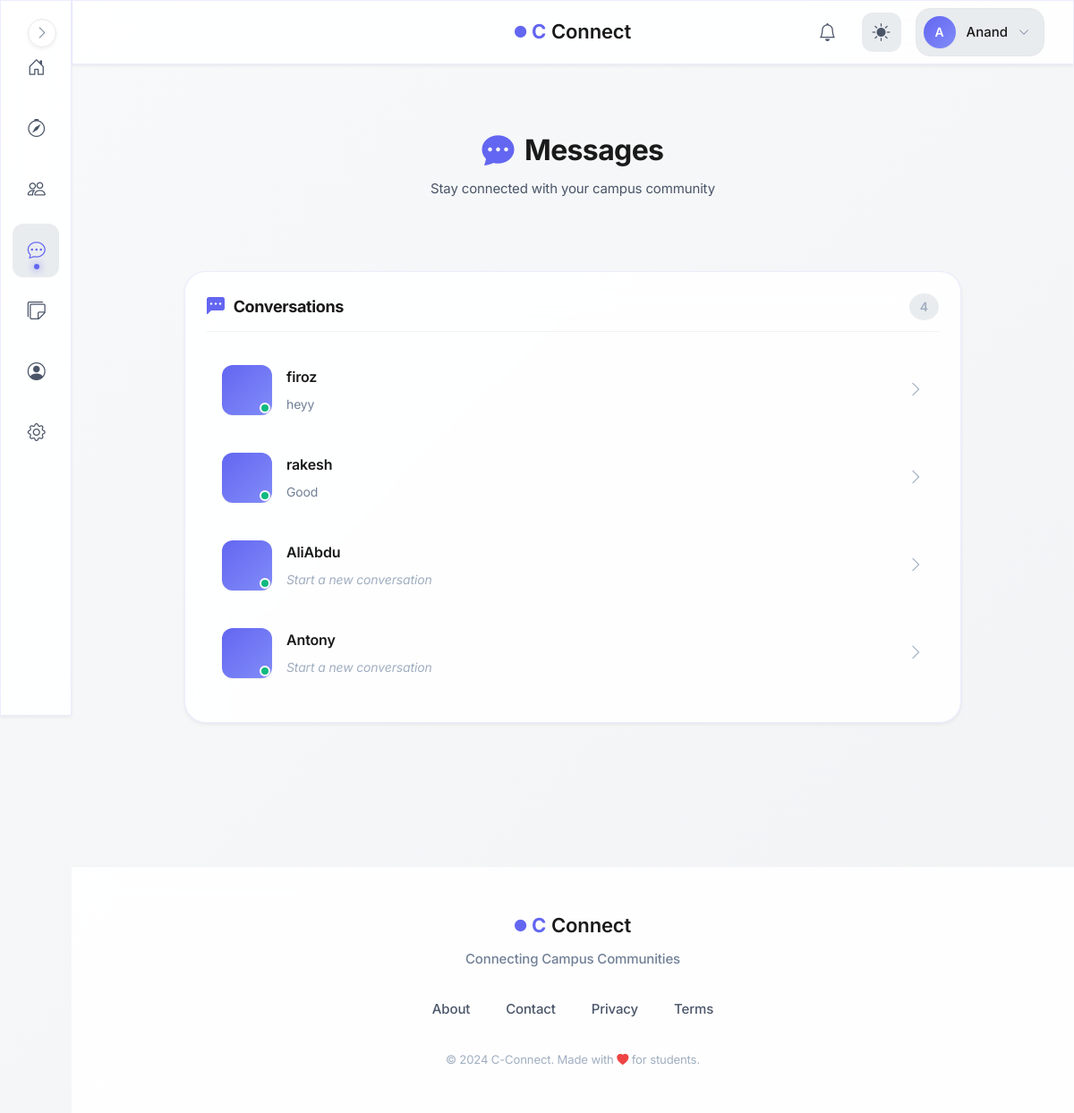
Screenshot of /messages/ (signed in) with the database file from the repository.
### models.py (models this page shows, shortened)
class User(UserMixin, db.Model):
    id = db.Column(db.Integer, primary_key=True, autoincrement=True)  # Unique identifier
    username = db.Column(db.String(100), nullable=False)  # Name of the user (later can add this unique if needed)
    email = db.Column(db.String(120), nullable=False, unique=True)  # Email of the user
    password = db.Column(db.String(200), nullable=False)  # Passwords not hashed yet (done in setup_db.py)
    created_at = db.Column(db.DateTime, default=db.func.now())  # Timestamp of account creation
    last_login = db.Column(db.DateTime, nullable=True)  # Timestamp of last login
    pass

class Message(db.Model):
    id = db.Column(db.Integer, primary_key=True)
    sender_id = db.Column(db.Integer, db.ForeignKey("user.id"), nullable=False)
    receiver_id = db.Column(db.Integer, db.ForeignKey("user.id"), nullable=False)
    content = db.Column(db.Text, nullable=False)
    created_at = db.Column(db.DateTime, default=db.func.now(), index=True)
    expires_at = db.Column(db.DateTime, index=True)
    is_saved = db.Column(db.Boolean, default=False)

### blueprints/messages/routes.py (the view)
@messages.route("/")
@login_required
def inbox():
    cleanup_expired_messages()
    connections = Connection.query.filter(
        Connection.user_id == current_user.id,
        Connection.status.in_(['accepted', 'connected'])
    ).all()
    incoming_connections = Connection.query.filter(
        Connection.target_user_id == current_user.id,
        Connection.status.in_(['accepted', 'connected'])
    ).all()
    connected_user_ids = set()
    for conn in connections + incoming_connections:
        other_id = conn.target_user_id if conn.user_id == current_user.id else conn.user_id
        connected_user_ids.add(other_id)
    connected_users = User.query.filter(User.id.in_(connected_user_ids)).all()
    incoming_requests = Connection.query.filter(
        Connection.target_user_id == current_user.id,
        Connection.status == 'pending'
    ).all()
    incoming_users = User.query.filter(
        User.id.in_([req.user_id for req in incoming_requests])
    ).all()
    chat_previews = {}
    messages = Message.query.filter(
        (Message.sender_id == current_user.id) |
        (Message.receiver_id == current_user.id)
    ).order_by(desc(Message.created_at)).all()
    seen_users = set()
    for msg in messages:
        other_id = msg.receiver_id if msg.sender_id == current_user.id else msg.sender_id
        if other_id in connected_user_ids and other_id not in seen_users:
            chat_previews[other_id] = msg  #  CORRECT last message
            seen_users.add(other_id)
    connected_users_sorted = []
    for user_id in sorted(chat_previews.keys(),
                        key=lambda x: chat_previews[x].created_at, reverse=True):
        user = User.query.get(user_id)
        if user:
            connected_users_sorted.append(user)
    for user in connected_users:
        if user.id not in chat_previews:
            connected_users_sorted.append(user)
    connected_users = connected_users_sorted
    return render_template("messages/inbox.html",
                        connected_users=connected_users,
                        incoming_requests=incoming_requests,
                        incoming_users=incoming_users,
                        chat_previews=chat_previews,
                        profile=profile
                    )

### blueprints/auth/__init__.py (called while the page is built)
@login_manager.user_loader
def load_user(user_id):
    from models import User  # Importing User model for querying  (import here to avoid circular imports)
    return User.query.get(int(user_id))

@auth.after_app_request
def add_header(response):
    if current_user.is_authenticated and request.blueprint == 'auth':
        response.headers['Cache-Control'] = 'no-store, no-cache, must-revalidate, post-check=0, pre-check=0, max-age=0'
        response.headers['Pragma'] = 'no-cache'
        response.headers['Expires'] = '-1'
    return response

### factory_helpers.py (called while the page is built, shortened)
def register_security_headers(app):
    @app.after_request
    def set_secure_headers(response):
        response.headers['Content-Security-Policy'] = (
            "default-src 'self'; "
            "img-src 'self' data: blob: https:; "# Allow external images
            "style-src 'self' 'unsafe-inline' https:; "# ADD https: for CDNs
            "script-src 'self' 'unsafe-inline' https:; "# ADD https: for JS
            "font-src 'self' https: data:; "# Google Fonts
            "connect-src 'self' https:;"  # ← ADD https: for CDNs/maps
        )
        response.headers['X-Content-Type-Options'] = 'nosniff'
        response.headers['X-Frame-Options'] = 'DENY'
        response.headers['Referrer-Policy'] = 'strict-origin-when-cross-origin'
        response.headers['Permissions-Policy'] = 'geolocation=(), microphone=()'
        return response

def register_daily_cleanup(app):
    if not hasattr(app, "_last_notification_cleanup"):
        app._last_notification_cleanup = None
    @app.before_request
    def daily_cleanup():
        now = datetime.now(timezone.utc)
        last = getattr(app, "_last_notification_cleanup", None)
        if last is None or (now - last).days >= 1:
            from blueprints.notifications.service import cleanup_old_notifications
            deleted = cleanup_old_notifications()
            app.logger.info(f"Cleaned up {deleted} old notifications.")
            app._last_notification_cleanup = now

def register_profilevisit_cleanup(app):
    last_cleanup = {'t': 0}
    @app.before_request
    def cleanup_visits():
        now = time.time()
        if now - last_cleanup['t'] < 3600:  # run once every hour
            return

def cleanup_expired_messages(): #message cleanup helper function
    Message.query.filter(
        Message.expires_at < datetime.now(timezone.utc),
        Message.is_saved == False
    ).delete()
    db.session.commit()

### blueprints/messages/templates/messages/inbox.html (shortened to what this page needs)
{% extends "base.html" %}
{% block body %}
<div class="messages-page">
    <header class="messages-page__header">
        <h1 class="messages-page__title">
            <i class="bi bi-chat-dots-fill"></i>
            Messages
        </h1>
        <p class="messages-page__subtitle">Stay connected with your campus community</p>
    </header>
    {% if connected_users %}
    <section class="messages-section">
        <div class="messages-section__header">
            <h2 class="messages-section__title">
                <i class="bi bi-chat-left-dots-fill"></i>
                Conversations
            </h2>
            <span class="messages-section__count">{{ connected_users|length }}</span>
        </div>
        <div class="conversations-list">
            {% for user in connected_users %}
            <a href="{{ url_for('messages.chat', user_id=user.id) }}" class="conversation-item">
                <div class="conversation-item__avatar">
                    {% set profile_picture = profile.query.filter_by(user_id=user.id).first().profile_picture %}
                </div>
                <div class="conversation-item__content">
                    <div class="conversation-item__header">
                        <div class="conversation-item__name">{{ user.username }}</div>
                    </div>
                    {% if chat_previews and chat_previews[user.id] %}
                        <div class="conversation-item__preview">
                            {{ chat_previews[user.id].content[:60] }}{% if chat_previews[user.id].content|length > 60 %}...{% endif %}
                        </div>
                    {% else %}
                        <div class="conversation-item__preview conversation-item__preview--empty">
                            Start a new conversation
                        </div>
                    {% endif %}
                </div>
                <i class="bi bi-chevron-right conversation-item__arrow"></i>
            </a>
            {% endfor %}
        </div>
    </section>
    {% endif %}
</div>
{% endblock %}

### templates/base.html (shortened to what this page needs)
<!DOCTYPE html>
<html lang="en">
<head>
    <link rel="stylesheet" href="https://cdn.jsdelivr.net/npm/bootstrap-icons@1.11.1/font/bootstrap-icons.css">
    <link href="https://cdn.jsdelivr.net/npm/bootstrap@5.3.2/dist/css/bootstrap.min.css" rel="stylesheet">
    <link rel="stylesheet" href="{{ url_for('static', filename='css/global.css') }}">
</head>
<body>
    {% if current_user.is_authenticated %}
        <aside class="sidebar glass-effect" id="sidebar">
            <nav class="sidebar__nav">
                <a href="{{ url_for('main.dashboard') }}" class="sidebar__link" data-tooltip="Dashboard">
                    <div class="sidebar__link-icon">
                        <i class="bi bi-house-door"></i>
                    </div>
                </a>
                <a href="{{ url_for('main.search_page') }}" class="sidebar__link" data-tooltip="Discover">
                    <div class="sidebar__link-icon">
                        <i class="bi bi-compass"></i>
                    </div>
                </a>
                <a href="{{ url_for('connections.connections_home') }}" class="sidebar__link" data-tooltip="Connections">
                    <div class="sidebar__link-icon">
                        <i class="bi bi-people"></i>
                    </div>
                </a>
                <a href="{{ url_for('messages.inbox') }}" class="sidebar__link" data-tooltip="Messages">
                    <div class="sidebar__link-icon">
                        <i class="bi bi-chat-dots"></i>
                    </div>
                </a>
                <a href="/campus-board" class="sidebar__link" data-tooltip="Messages">
                    <div class="sidebar__link-icon">
                        <i class="bi bi-stickies"></i>
                    </div>
                </a>
                <a href="{{ url_for('auth.profile') }}" class="sidebar__link" data-tooltip="Profile">
                    <div class="sidebar__link-icon">
                        <i class="bi bi-person-circle"></i>
                    </div>
                </a>
                <a href="{{ url_for('main.settings') }}" class="sidebar__link" data-tooltip="Settings">
                    <div class="sidebar__link-icon">
                        <i class="bi bi-gear"></i>
                    </div>
                </a>
            </nav>
            <button class="sidebar__toggle" id="sidebarToggle" aria-label="Toggle sidebar">
                <i class="bi bi-chevron-right"></i>
            </button>
        </aside>
        <header class="topbar glass-effect">
            <div class="topbar__container">
                <div class="topbar__center">
                    <a href="{{ url_for('main.home') }}" class="topbar__brand">
                        <span class="brand-icon-small">
                            <i class="bi bi-circle-fill"></i>
                        </span>
                        <span class="brand-c">C</span>
                        <span class="brand-text">Connect</span>
                    </a>
                </div>
                <div class="topbar__actions">
                    <a href="{{ url_for('notifications.notifications_list') }}" class="topbar__icon-btn" aria-label="Notifications">
                        <i class="bi bi-bell"></i>
                        {% set unread = current_user.notifications | selectattr("is_read", "equalto", False) | list %}
                    </a>
                    <button class="topbar__icon-btn topbar__theme-toggle" id="themeToggle" aria-label="Toggle theme">
                        <i class="bi bi-sun-fill" id="themeIcon"></i>
                    </button>
                    <div class="topbar__profile" id="profileDropdown">
                        <button class="topbar__profile-btn" aria-label="Profile menu">
                            <div class="topbar__avatar">
                                {{ current_user.username[0].upper() }}
                            </div>
                            <span class="topbar__username">{{ current_user.username }}</span>
                            <i class="bi bi-chevron-down topbar__profile-arrow"></i>
                        </button>
                    </div>
                </div>
            </div>
        </header>
    {% endif %}
    <main class="main-content">
        {% block body %}{% endblock %}
    </main>
    <footer class="footer">
        <div class="footer__container">
            <div class="footer__brand">
                <div class="footer__logo">
                    <span class="brand-icon-small">
                        <i class="bi bi-circle-fill"></i>
                    </span>
                    <span class="brand-c">C</span>
                    <span class="brand-text">Connect</span>
                </div>
                <p class="footer__tagline">Connecting Campus Communities</p>
            </div>
            <div class="footer__links">
                <a href="{{ url_for('main.about') }}" class="footer__link">About</a>
                <a href="{{ url_for('main.contact') }}" class="footer__link">Contact</a>
                <a href="#" class="footer__link">Privacy</a>
                <a href="#" class="footer__link">Terms</a>
            </div>
            <div class="footer__credits">
                <small>&copy; 2024 C-Connect. Made with <i class="bi bi-heart-fill"></i> for students.</small>
            </div>
        </div>
    </footer>
</body>
</html>

### blueprints/messages/templates/messages/inbox.html (style rules this page uses)
.messages-page { max-width: 900px; margin: 0 auto; padding: 0 1rem 2rem; animation: fadeIn 0.6s ease; }
.messages-page__header { text-align: center; margin-bottom: 2rem; padding: 2rem 0; }
.messages-page__title { font-size: 2rem; font-weight: 700; color: var(--text-primary); display: flex; align-items: center; justify-content: center; gap: 0.75rem; margin-bottom: 0.5rem; }
.messages-page__title i { color: var(--primary-color); font-size: 2.25rem; }
.messages-page__subtitle { font-size: 0.9375rem; color: var(--text-secondary); }
.messages-section { background: var(--glass-bg); backdrop-filter: blur(20px); border: 1px solid var(--glass-border); border-radius: var(--radius-xl); padding: 1.5rem; margin-bottom: 1.5rem; box-shadow: var(--shadow-sm); }
.messages-section__header { display: flex; align-items: center; justify-content: space-between; margin-bottom: 1.25rem; padding-bottom: 0.75rem; border-bottom: 1px solid var(--border-subtle); }
.messages-section__title { font-size: 1.125rem; font-weight: 700; color: var(--text-primary); display: flex; align-items: center; gap: 0.625rem; margin: 0; }
.messages-section__title i { color: var(--primary-color); font-size: 1.25rem; }
.messages-section__count { font-size: 0.875rem; color: var(--text-muted); background: var(--bg-hover); padding: 0.25rem 0.75rem; border-radius: var(--radius-full); font-weight: 600; }
.conversations-list { max-height: 600px; overflow-y: auto; margin: -0.5rem; padding: 0.5rem; }
.conversation-item { display: flex; align-items: center; gap: 1rem; padding: 1rem; border-radius: var(--radius-md); text-decoration: none; color: inherit; transition: all var(--transition-fast); margin-bottom: 0.5rem; border: 1px solid transparent; }
.conversation-item__avatar { width: 56px; height: 56px; border-radius: var(--radius-md); background: linear-gradient(135deg, var(--primary-color), var(--primary-light)); color: white; display: flex; align-items: center; justify-content: center; font-weight: 700; font-size: 1.25rem; flex-shrink: 0; box-shadow: var(--shadow-xs); position: relative; }
.conversation-item__avatar::after { content: ''; position: absolute; bottom: 2px; right: 2px; width: 12px; height: 12px; background: var(--success-color); border: 2px solid var(--bg-primary); border-radius: 50%; }
.conversation-item__content { flex: 1; min-width: 0; }
.conversation-item__header { display: flex; justify-content: space-between; align-items: baseline; margin-bottom: 0.375rem; }
.conversation-item__name { font-size: 1rem; font-weight: 600; color: var(--text-primary); white-space: nowrap; overflow: hidden; text-overflow: ellipsis; }
.conversation-item__preview { font-size: 0.875rem; color: var(--text-tertiary); white-space: nowrap; overflow: hidden; text-overflow: ellipsis; }
.conversation-item__preview--empty { font-style: italic; color: var(--text-muted); }
.conversation-item__arrow { color: var(--text-muted); font-size: 1.125rem; transition: transform var(--transition-fast); }

### rows the page displays
User: username "A", username "Anand"
User: username "firoz"
Message: content "heyy"
User: username "rakesh"
Message: content "Good"
User: username "AliAbdu", shows "Start a new conversation"
User: username "Antony", shows "Start a new conversation"

### other values shown
{{ connected_users|length }} "4"
